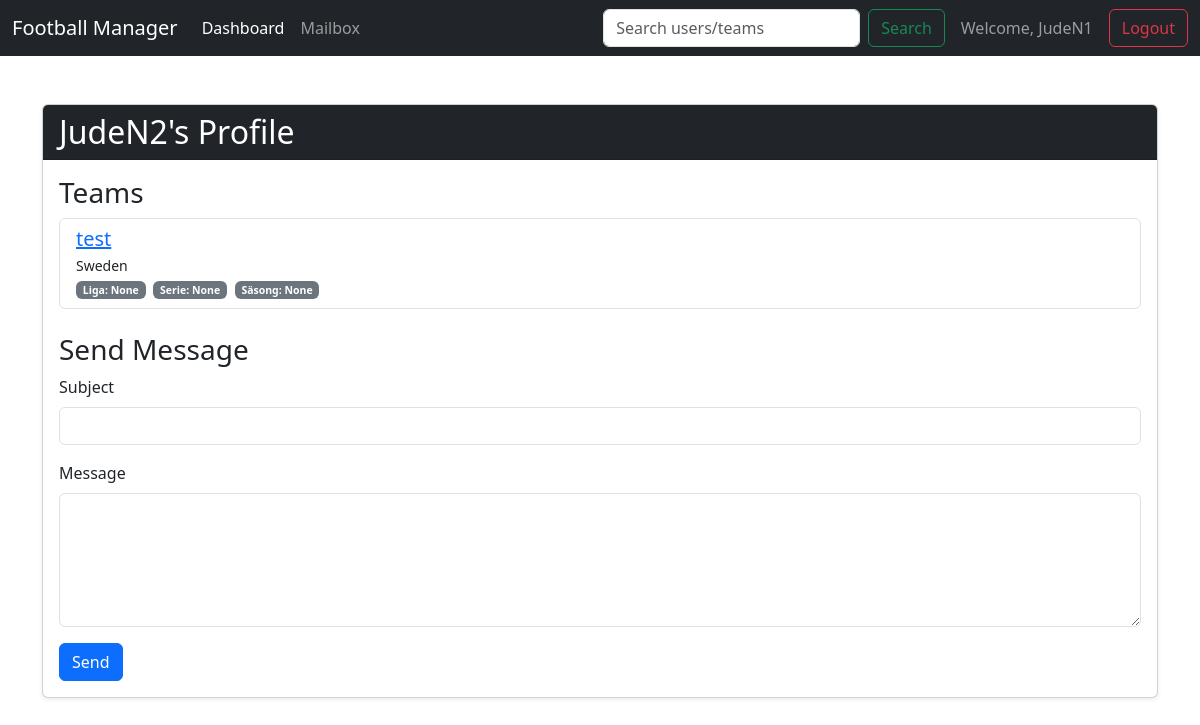
The app's page /user/JudeN2 (signed in) with its own data.
### app/models.py (models this page shows, shortened)
class User(db.Model):
    id = db.Column(db.Integer, primary_key=True)
    username = db.Column(db.String(80), unique=True, nullable=False)
    password_hash = db.Column(db.String(128))
    teams = db.relationship('Team', backref='user', lazy=True, cascade="all, delete-orphan")
    sent_messages = db.relationship('Message', foreign_keys='Message.sender_id', backref='sender', lazy=True, cascade="all, delete-orphan")
    received_messages = db.relationship('Message', foreign_keys='Message.recipient_id', backref='recipient', lazy=True, cascade="all, delete-orphan")

class Team(db.Model):
    id = db.Column(db.Integer, primary_key=True)
    name = db.Column(db.String(100), unique=True, nullable=False)
    country = db.Column(db.String(50), nullable=False)
    user_id = db.Column(db.Integer, db.ForeignKey('user.id'), nullable=False)
    players = db.relationship('Player', backref='team', lazy=True, cascade="all, delete-orphan")
    league = db.Column(db.String(100), nullable=True, default=None)
    division = db.Column(db.String(50), nullable=True, default=None)
    season = db.Column(db.Integer, nullable=True, default=None)

### app/routes_game.py (the view)
@game_bp.route('/user/<username>')
def user_profile(username):
    if 'username' not in session:
        return redirect(url_for('auth_bp.login'))
    profile_user = User.query.filter_by(username=username).first_or_404()
    return render_template('user_profile.html', profile_user=profile_user)

### app/__init__.py (called while the page is built)
def create_app():
    app = Flask(__name__)
    app.config['SECRET_KEY'] = 'a_very_secret_key_for_development'
    app.config['SQLALCHEMY_DATABASE_URI'] = 'sqlite:///' + os.path.join(basedir, 'database.db')
    db.init_app(app)
    from .routes_auth import auth_bp
    from .routes_game import game_bp
    app.register_blueprint(auth_bp)
    app.register_blueprint(game_bp)
    @app.context_processor
    def inject_selected_team():
        if 'selected_team_id' in session:
            from .models import Team
            selected_team = Team.query.get(session['selected_team_id'])
            return dict(selected_team=selected_team)
        return dict(selected_team=None)
    def nl2br(value):
        result = value.replace('\n', '<br>\n')
        return Markup(result)
    app.jinja_env.filters['nl2br'] = nl2br
    return app

### app/templates/user_profile.html (shortened to what this page needs)
{% extends "base.html" %}
{% block content %}
<div class="card shadow-sm">
    <div class="card-header bg-dark text-white">
        <h1 class="h2 mb-0">{{ profile_user.username }}'s Profile</h1>
    </div>
    <div class="card-body">
        <h3>Teams</h3>
        {% if profile_user.teams %}
            <ul class="list-group mb-4">
                {% for team in profile_user.teams %}
                    <li class="list-group-item d-flex justify-content-between align-items-center">
                        <div>
                            <h5 class="mb-1"><a href="{{ url_for('game_bp.team_page', team_id=team.id) }}">{{ team.name }}</a></h5>
                            <small class="d-block">{{ team.country }}</small>
                            <small>
                                <span class="badge bg-secondary me-1">Liga: {{ team.league or 'None' }}</span>
                                <span class="badge bg-secondary me-1">Serie: {{ team.division or 'None' }}</span>
                                <span class="badge bg-secondary">Säsong: {{ team.season or 'None' }}</span>
                            </small>
                        </div>
                    </li>
                {% endfor %}
            </ul>
        {% else %}
            <p>No teams.</p>
        {% endif %}
        {% if profile_user.username != session.username %}
        <h3>Send Message</h3>
        <form method="POST" action="{{ url_for('game_bp.send_message', username=profile_user.username) }}">
            <div class="mb-3">
                <label for="subject" class="form-label">Subject</label>
                <input type="text" class="form-control" id="subject" name="subject" required>
            </div>
            <div class="mb-3">
                <label for="body" class="form-label">Message</label>
                <textarea class="form-control" id="body" name="body" rows="5" required></textarea>
            </div>
            <button type="submit" class="btn btn-primary">Send</button>
        </form>
        {% endif %}
    </div>
</div>
{% endblock %}

### app/templates/base.html (style rules this page uses)
body { background-image: url('https://images.pexels.com/photos/114296/pexels-photo-114296.jpeg'); background-size: cover; background-position: center; background-attachment: fixed; padding-top: 80px; }

### records on screen
User: username "JudeN2"
Team: name "test", country "Sweden", league "None", division "None", season "None"

### other values on screen
{{ session.username }} "JudeN1"
